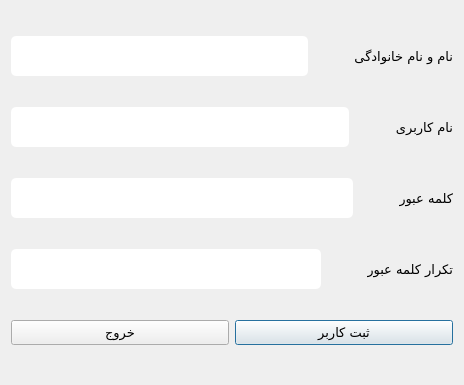
<?xml version="1.0" encoding="UTF-8"?>
<ui version="4.0">
 <class>AddUserDialog</class>
 <widget class="QDialog" name="AddUserDialog">
  <property name="geometry">
   <rect>
    <x>0</x>
    <y>0</y>
    <width>464</width>
    <height>385</height>
   </rect>
  </property>
  <property name="windowTitle">
   <string>Dialog</string>
  </property>
  <property name="layoutDirection">
   <enum>Qt::RightToLeft</enum>
  </property>
  <property name="styleSheet">
   <string notr="true"/>
  </property>
  <layout class="QVBoxLayout" name="verticalLayout">
   <item>
    <layout class="QHBoxLayout" name="horizontalLayout">
     <item>
      <widget class="QLabel" name="label">
       <property name="font">
        <font>
         <family>IRANSans</family>
         <pointsize>10</pointsize>
        </font>
       </property>
       <property name="styleSheet">
        <string notr="true"/>
       </property>
       <property name="text">
        <string>نام و نام خانوادگی</string>
       </property>
      </widget>
     </item>
     <item>
      <spacer name="horizontalSpacer">
       <property name="orientation">
        <enum>Qt::Horizontal</enum>
       </property>
       <property name="sizeType">
        <enum>QSizePolicy::Minimum</enum>
       </property>
       <property name="sizeHint" stdset="0">
        <size>
         <width>40</width>
         <height>20</height>
        </size>
       </property>
      </spacer>
     </item>
     <item>
      <widget class="QLineEdit" name="textFullName">
       <property name="font">
        <font>
         <family>IRANSans</family>
         <pointsize>12</pointsize>
        </font>
       </property>
       <property name="styleSheet">
        <string notr="true">background-color : white;
border-radius: 5px;
height : 40px;
</string>
       </property>
      </widget>
     </item>
    </layout>
   </item>
   <item>
    <layout class="QHBoxLayout" name="horizontalLayout_5">
     <item>
      <widget class="QLabel" name="label_4">
       <property name="font">
        <font>
         <family>IRANSans</family>
         <pointsize>10</pointsize>
        </font>
       </property>
       <property name="styleSheet">
        <string notr="true"/>
       </property>
       <property name="text">
        <string>نام کاربری</string>
       </property>
      </widget>
     </item>
     <item>
      <spacer name="horizontalSpacer_4">
       <property name="orientation">
        <enum>Qt::Horizontal</enum>
       </property>
       <property name="sizeType">
        <enum>QSizePolicy::Minimum</enum>
       </property>
       <property name="sizeHint" stdset="0">
        <size>
         <width>40</width>
         <height>20</height>
        </size>
       </property>
      </spacer>
     </item>
     <item>
      <widget class="QLineEdit" name="textUsername">
       <property name="font">
        <font>
         <family>IRANSans</family>
         <pointsize>12</pointsize>
        </font>
       </property>
       <property name="styleSheet">
        <string notr="true">background-color : white;
border-radius: 5px;
height : 40px;
</string>
       </property>
      </widget>
     </item>
    </layout>
   </item>
   <item>
    <layout class="QHBoxLayout" name="horizontalLayout_2">
     <item>
      <widget class="QLabel" name="label_2">
       <property name="font">
        <font>
         <family>IRANSans</family>
         <pointsize>10</pointsize>
        </font>
       </property>
       <property name="styleSheet">
        <string notr="true"/>
       </property>
       <property name="text">
        <string>کلمه عبور</string>
       </property>
      </widget>
     </item>
     <item>
      <spacer name="horizontalSpacer_2">
       <property name="orientation">
        <enum>Qt::Horizontal</enum>
       </property>
       <property name="sizeType">
        <enum>QSizePolicy::Minimum</enum>
       </property>
       <property name="sizeHint" stdset="0">
        <size>
         <width>40</width>
         <height>20</height>
        </size>
       </property>
      </spacer>
     </item>
     <item>
      <widget class="QLineEdit" name="textPassword">
       <property name="font">
        <font>
         <family>IRANSans</family>
         <pointsize>12</pointsize>
        </font>
       </property>
       <property name="styleSheet">
        <string notr="true">background-color : white;
border-radius: 5px;
height : 40px;
</string>
       </property>
      </widget>
     </item>
    </layout>
   </item>
   <item>
    <layout class="QHBoxLayout" name="horizontalLayout_3">
     <item>
      <widget class="QLabel" name="label_3">
       <property name="font">
        <font>
         <family>IRANSans</family>
         <pointsize>10</pointsize>
        </font>
       </property>
       <property name="styleSheet">
        <string notr="true"/>
       </property>
       <property name="text">
        <string>تکرار کلمه عبور</string>
       </property>
      </widget>
     </item>
     <item>
      <spacer name="horizontalSpacer_3">
       <property name="orientation">
        <enum>Qt::Horizontal</enum>
       </property>
       <property name="sizeType">
        <enum>QSizePolicy::Minimum</enum>
       </property>
       <property name="sizeHint" stdset="0">
        <size>
         <width>40</width>
         <height>20</height>
        </size>
       </property>
      </spacer>
     </item>
     <item>
      <widget class="QLineEdit" name="textRepeatedPassword">
       <property name="font">
        <font>
         <family>IRANSans</family>
         <pointsize>12</pointsize>
        </font>
       </property>
       <property name="styleSheet">
        <string notr="true">background-color : white;
border-radius: 5px;
height : 40px;
</string>
       </property>
      </widget>
     </item>
    </layout>
   </item>
   <item>
    <layout class="QHBoxLayout" name="horizontalLayout_4">
     <item>
      <widget class="QPushButton" name="btnRegister">
       <property name="font">
        <font>
         <family>IRANSans</family>
         <pointsize>10</pointsize>
         <bold>false</bold>
        </font>
       </property>
       <property name="styleSheet">
        <string notr="true"/>
       </property>
       <property name="text">
        <string>ثبت کاربر</string>
       </property>
      </widget>
     </item>
     <item>
      <widget class="QPushButton" name="btnReject">
       <property name="font">
        <font>
         <family>IRANSans</family>
         <pointsize>10</pointsize>
         <bold>false</bold>
        </font>
       </property>
       <property name="styleSheet">
        <string notr="true"/>
       </property>
       <property name="text">
        <string>خروج</string>
       </property>
      </widget>
     </item>
    </layout>
   </item>
  </layout>
 </widget>
 <resources/>
 <connections/>
</ui>
